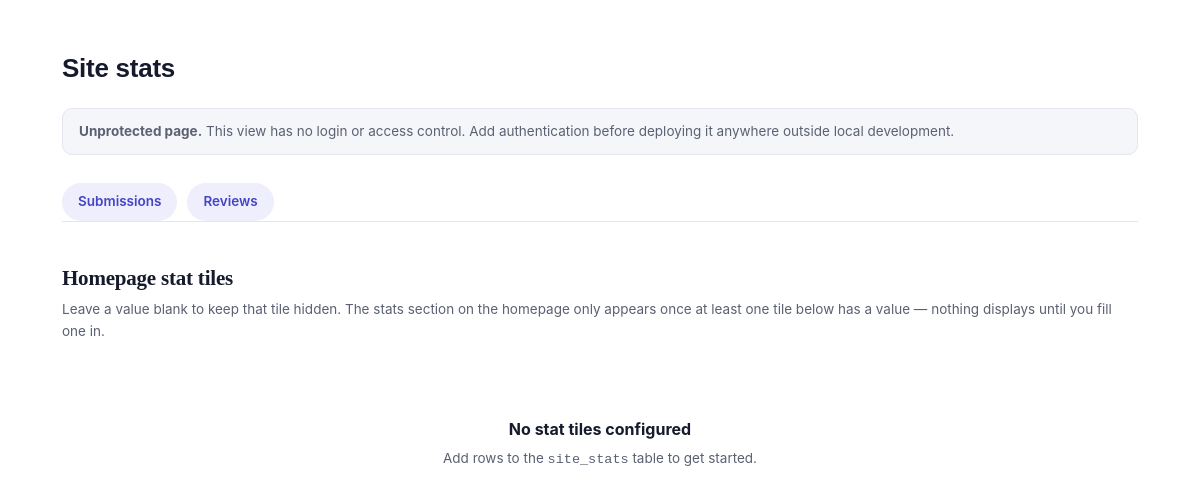
Before: /admin/stats.php with the older database file.
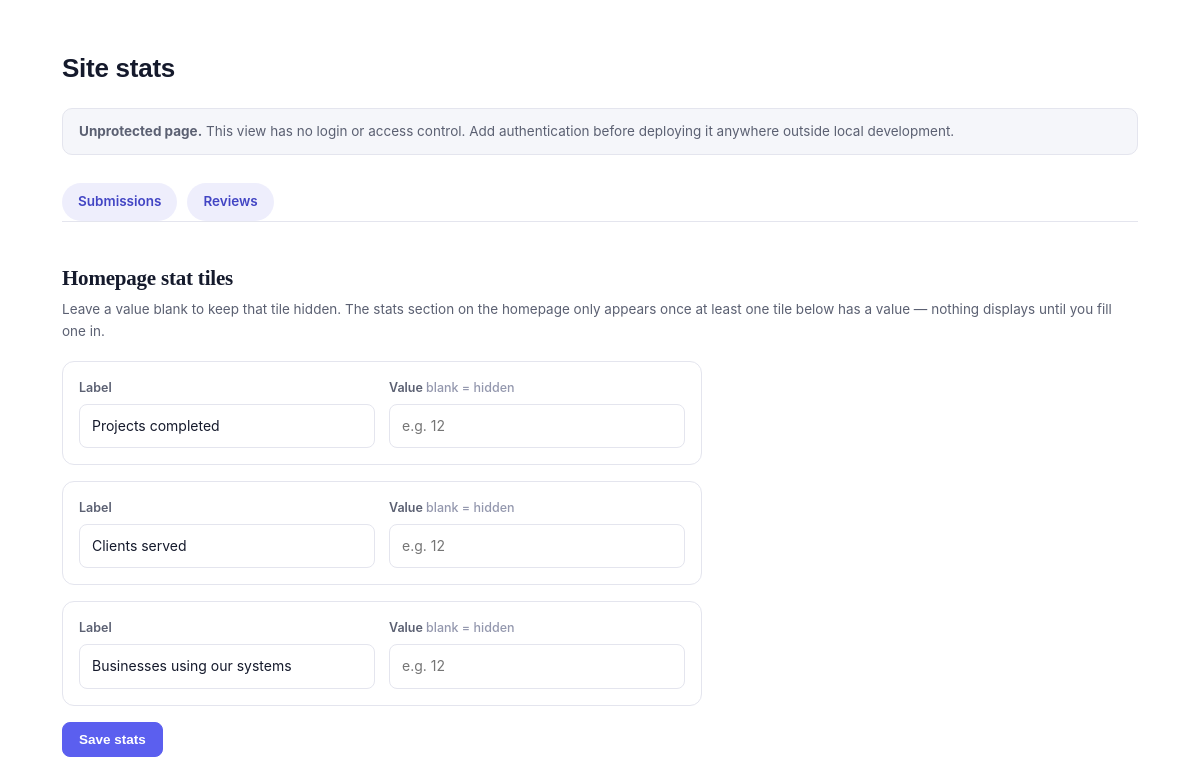
After: the same page with the newer database file.
### tables this page shows
CREATE TABLE site_stats (
  id             INT UNSIGNED AUTO_INCREMENT PRIMARY KEY,
  label          VARCHAR(100) NOT NULL,
  value          VARCHAR(50) DEFAULT NULL,
  display_order  INT NOT NULL DEFAULT 0
);

### admin/stats.php (the view, shortened to what this page needs)
<?php
require_once __DIR__ . '/../config/db.php';
try {
    $stats = $pdo->query('SELECT id, label, value, display_order FROM site_stats ORDER BY display_order ASC')->fetchAll();
} catch (PDOException $e) {
    error_log('Failed to load site stats: ' . $e->getMessage());
    $stats = [];
}
?>
<!DOCTYPE html>
<html lang="en">
<head>
<link rel="stylesheet" href="../css/styles.css?v=<?= @filemtime(__DIR__ . '/../css/styles.css') ?: '1' ?>">
</head>
<body>
<div class="admin-wrap">
  <h1>Site stats</h1>
  <p class="admin-note">
    <strong>Unprotected page.</strong> This view has no login or access control.
    Add authentication before deploying it anywhere outside local development.
  </p>
  <nav class="admin-quicknav" aria-label="Jump to section">
    <a href="submissions.php">Submissions</a>
    <a href="reviews.php">Reviews</a>
  </nav>
  <section class="admin-section">
    <h2>Homepage stat tiles</h2>
    <p class="admin-section-note">
      Leave a value blank to keep that tile hidden. The stats section on the homepage only
      appears once at least one tile below has a value — nothing displays until you fill one in.
    </p>
    <?php if (empty($stats)): ?>
      <div class="admin-empty">
        <p class="admin-empty-title">No stat tiles configured</p>
        <p class="admin-empty-note">Add rows to the <code>site_stats</code> table to get started.</p>
      </div>
    <?php else: ?>
      <form method="post" class="admin-stats-form">
        <?php foreach ($stats as $i => $stat): ?>
          <div class="admin-stats-row">
            <div class="admin-field">
              <label for="label-<?= (int) $stat['id'] ?>">Label</label>
              <input id="label-<?= (int) $stat['id'] ?>" name="label[]" type="text" value="<?= htmlspecialchars($stat['label'], ENT_QUOTES, 'UTF-8') ?>">
            </div>
            <div class="admin-field">
              <label for="value-<?= (int) $stat['id'] ?>">Value <span class="admin-field-hint">blank = hidden</span></label>
              <input id="value-<?= (int) $stat['id'] ?>" name="value[]" type="text" placeholder="e.g. 12" value="<?= htmlspecialchars($stat['value'] ?? '', ENT_QUOTES, 'UTF-8') ?>">
            </div>
          </div>
        <?php endforeach; ?>
        <button type="submit" class="admin-btn admin-btn-primary admin-stats-submit">Save stats</button>
      </form>
    <?php endif; ?>
  </section>
</div>
</body>
</html>

### css/styles.css (style rules this page uses)
:root { --navy: #0B0E1A; --ink: #151A2C; --ink-soft: #5B6072; --paper: #FFFFFF; --paper-2: #F5F6FA; --line: #E4E5EE; --indigo: #5B5FEF; --indigo-dark: #4245C4; --cyan: #00D9C0; --cyan-dark: #00A891; --header-h: 114px; }
* { box-sizing: border-box; margin: 0; padding: 0; }
html { scroll-behavior: smooth; }
body { font-family: 'Inter', sans-serif; background: var(--paper); color: var(--ink); line-height: 1.6; -webkit-font-smoothing: antialiased; }
h1, h2, h3, .display { font-family: 'Space Grotesk', sans-serif; letter-spacing: -0.01em; }
a { color: inherit; text-decoration: none; }
nav { position: relative; background: rgba(255,255,255,0.9); backdrop-filter: blur(10px); border-bottom: 1px solid var(--line); box-shadow: 0 0 0 rgba(11,14,26,0); transition: box-shadow .25s ease, background .25s ease; }
form { display: flex; flex-direction: column; gap: 14px; min-width: 0; }
.admin-wrap { max-width: 1140px; margin: 0 auto; padding: 48px 32px; }
.admin-wrap h1 { font-size: 26px; margin-bottom: 6px; }
.admin-note { font-size: 13.5px; color: var(--ink-soft); background: var(--paper-2); border: 1px solid var(--line); border-radius: 10px; padding: 12px 16px; margin: 18px 0 28px; }
.admin-quicknav { display: flex; gap: 10px; flex-wrap: wrap; margin-bottom: 40px; }
.admin-quicknav a { font-size: 13.5px; font-weight: 600; color: var(--indigo-dark); background: #EEEEFC; border-radius: 999px; padding: 8px 16px; transition: background .15s ease; }
.admin-section { margin-bottom: 56px; scroll-margin-top: 24px; }
.admin-section:last-child { margin-bottom: 0; }
.admin-section h2 { font-size: 21px; font-weight: 700; font-family: 'Space Grotesk'; margin-bottom: 4px; }
.admin-section-note { font-size: 13.5px; color: var(--ink-soft); margin-bottom: 18px; }
.admin-field { display: flex; flex-direction: column; gap: 6px; }
.admin-field label { font-size: 12.5px; font-weight: 600; color: var(--ink-soft); }
.admin-field-hint { font-weight: 500; color: #9498AE; }
.admin-field input { padding: 10px 12px; border: 1px solid var(--line); border-radius: 8px; font: inherit; font-size: 14px; color: var(--ink); background: #fff; transition: border-color .15s ease; }
.admin-stats-form { display: flex; flex-direction: column; gap: 16px; max-width: 640px; }
.admin-stats-row { display: grid; grid-template-columns: 1fr 1fr; gap: 14px; padding: 16px; border: 1px solid var(--line); border-radius: 12px; }
.admin-stats-submit { align-self: flex-start; }
.admin-btn { display: inline-flex; align-items: center; gap: 6px; font-size: 13.5px; font-weight: 700; padding: 9px 16px; border-radius: 8px; border: 1px solid var(--line); background: #fff; color: var(--ink); cursor: pointer; transition: background .15s ease, border-color .15s ease; }
.admin-btn-primary { background: var(--indigo); border-color: var(--indigo); color: #fff; }
.admin-empty { padding: 56px 24px; text-align: center; color: var(--ink-soft); display: flex; flex-direction: column; align-items: center; }
.admin-empty-title { font-size: 16px; font-weight: 700; color: var(--ink); margin-bottom: 6px; }
.admin-empty-note { font-size: 13.5px; max-width: 320px; }

Changed rows visible on the page:
added site_stats: label "Projects completed", id "e.g. 12"
added site_stats: label "Clients served", id "e.g. 12"
added site_stats: label "Businesses using our systems"
Other visible differences:
text no longer shown: "No stat tiles configured Add rows to the site_stats table to get started."
text now shown: "Save stats"
